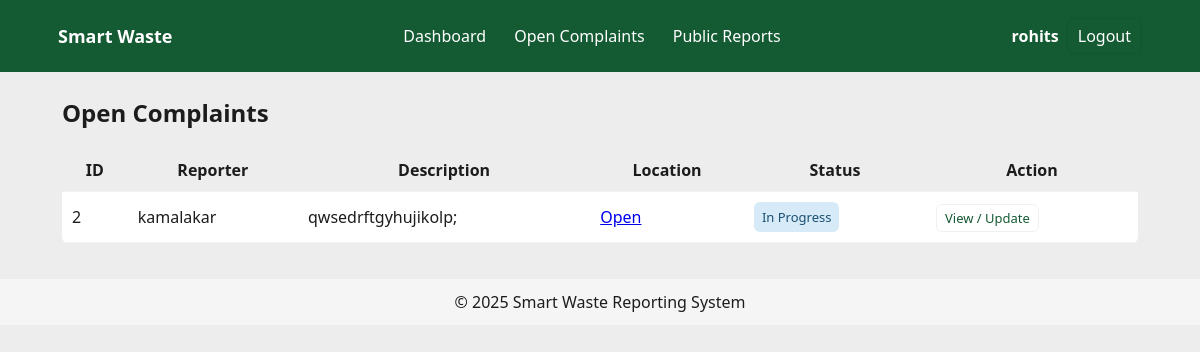
Before: /worker/complaints/open (signed in) with the older database file.
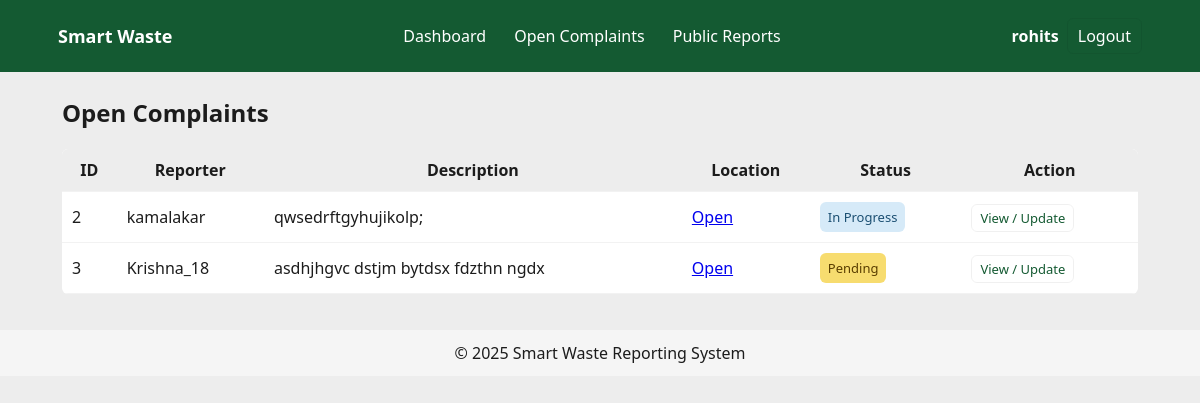
After: the same page with the newer database file.
### tables this page shows
CREATE TABLE complaints (
        id INTEGER PRIMARY KEY AUTOINCREMENT,
        user_id INTEGER NOT NULL,
        worker_id INTEGER,
        description TEXT NOT NULL,
        image_before_path TEXT NOT NULL,
        image_after_path TEXT,
        latitude REAL,
        longitude REAL,
        status TEXT NOT NULL,
        created_at TEXT,
        updated_at TEXT,
        FOREIGN KEY (user_id) REFERENCES users(id),
        FOREIGN KEY (worker_id) REFERENCES users(id)
    );

CREATE TABLE users (
        id INTEGER PRIMARY KEY AUTOINCREMENT,
        username TEXT NOT NULL,
        email TEXT UNIQUE NOT NULL,
        phone TEXT,
        password_hash TEXT NOT NULL,
        role TEXT NOT NULL,
        created_at TEXT
    , firebase_uid TEXT);

### app.py (the view)
@app.route('/worker/complaints/open')
@login_required
@role_required('worker')
def worker_open_complaints():
    db = get_db()
    cur = db.cursor()
    cur.execute("SELECT c.*, u.username as reporter FROM complaints c JOIN users u ON c.user_id=u.id WHERE c.status IN ('Pending','Accepted','In Progress') ORDER BY c.created_at ASC")
    complaints = cur.fetchall()
    return render_template('worker_open_complaints.html', complaints=complaints)

### app.py (called while the page is built)
@app.context_processor
def inject_now():
    return {'now': datetime.utcnow}

def login_required(f):
    from functools import wraps
    @wraps(f)
    def decorated_function(*args, **kwargs):
        if 'user_id' not in session:
            flash('Please log in to access this page.', 'warning')
            return redirect(url_for('login'))
        return f(*args, **kwargs)
    return decorated_function

def role_required(role):
    from functools import wraps
    def decorator(f):
        @wraps(f)
        def decorated_function(*args, **kwargs):
            if 'role' not in session or session.get('role') != role:
                flash('Unauthorized access.', 'danger')
                return redirect(url_for('login'))
            return f(*args, **kwargs)
        return decorated_function
    return decorator

### db.py (called while the page is built)
def get_db():
    db = getattr(g, '_database', None)
    if db is None:
        db = sqlite3.connect(DB_PATH)
        db.row_factory = sqlite3.Row
        g._database = db
    return db

def close_connection(e=None):
    db = getattr(g, '_database', None)
    if db is not None:
        db.close()

### templates/worker_open_complaints.html
{% extends 'base.html' %}
{% block content %}
<section data-aos="fade-up">
  <h2>Open Complaints</h2>
  <table class="table">
    <thead>
      <tr><th>ID</th><th>Reporter</th><th>Description</th><th>Location</th><th>Status</th><th>Action</th></tr>
    </thead>
    <tbody>
      {% for c in complaints %}
      <tr>
        <td>{{ c['id'] }}</td>
        <td>{{ c['reporter'] }}</td>
        <td>{{ c['description']|truncate(60) }}</td>
        <td>
          {% if c['latitude'] and c['longitude'] %}
            <a href="https://www.google.com/maps?q={{ c['latitude'] }},{{ c['longitude'] }}" target="_blank">Open</a>
          {% else %}
            N/A
          {% endif %}
        </td>
        <td><span class="badge {{ c['status']|lower|replace(' ', '-') }}">{{ c['status'] }}</span></td>
        <td><a class="btn small" href="{{ url_for('worker_complaint_view', cid=c['id']) }}">View / Update</a></td>
      </tr>
      {% else %}
        <tr><td colspan="6">No open complaints.</td></tr>
      {% endfor %}
    </tbody>
  </table>
</section>
{% endblock %}

Changed rows visible on the page:
added complaints: id "3", reporter "Krishna_18", description "asdhjhgvc dstjm bytdsx fdzthn ngdx", status "Pending"
